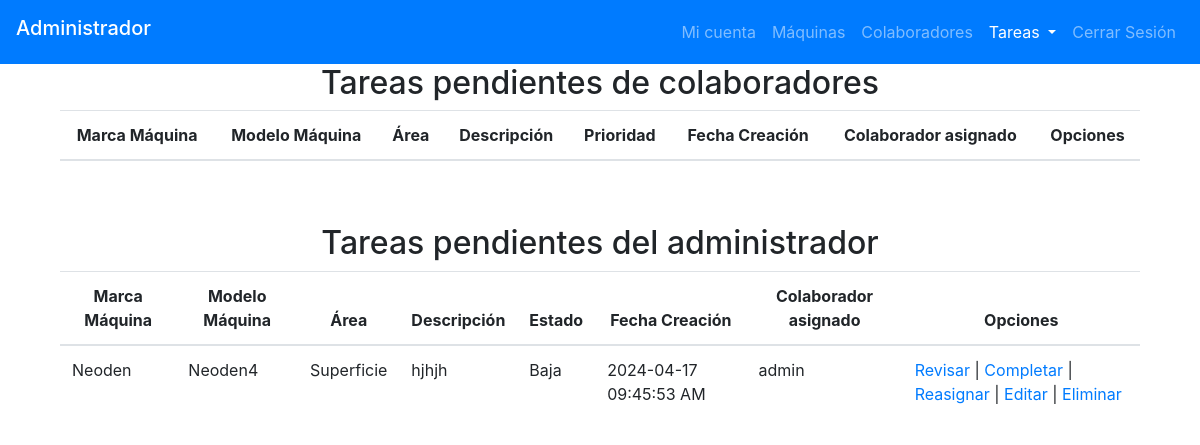
Page /page_plastInnova/admin/tasks_admin.php (signed in) on the committed database.
### tables this page shows
CREATE TABLE `machines` (
  `id` int(11) NOT NULL,
  `state` varchar(10) NOT NULL,
  `brand` varchar(30) NOT NULL,
  `model` varchar(30) NOT NULL,
  `serial_number` varchar(60) NOT NULL,
  `machine_number` int(10) NOT NULL,
  `description` varchar(60) NOT NULL,
  `technical_sheet` varchar(60) NOT NULL,
  `image_path` varchar(50) NOT NULL,
  `id_area` varchar(20) NOT NULL
);

CREATE TABLE `tasks` (
  `id` int(20) NOT NULL,
  `state` varchar(10) NOT NULL,
  `priority` varchar(10) NOT NULL,
  `id_area` varchar(20) NOT NULL,
  `id_machine` int(11) NOT NULL,
  `id_collaborator` int(11) NOT NULL,
  `creation_task` datetime NOT NULL,
  `finalization_task` datetime NOT NULL,
  `description_task` text NOT NULL,
  `job_description` text NOT NULL,
  `images_job` varchar(60) NOT NULL,
  `images_task` varchar(60) NOT NULL,
  `assigned` varchar(5) NOT NULL
);

CREATE TABLE `collaborators` (
  `id` int(11) NOT NULL,
  `name` varchar(30) NOT NULL,
  `surname` varchar(30) NOT NULL,
  `job-title` varchar(30) NOT NULL,
  `type-user` varchar(20) NOT NULL,
  `state` varchar(15) NOT NULL,
  `profile-photo` varchar(30) NOT NULL,
  `password` varchar(30) NOT NULL
);

### htdocs/page_plastInnova/admin/tasks_admin.php (the view, shortened to what this page needs)
<?php
    include("../php/connect.php");
    $query_admin = "SELECT *
                    FROM tasks T
                    WHERE T.state='active'
                    AND T.assigned='Yes'
                    AND T.id_collaborator = " . $_SESSION['id']."
                    ORDER BY FIELD(T.priority, 'high', 'medium', 'low')";
    if($data_admin = $conn->query($query_admin)){}else{echo 'Error second query';}
?>
<!DOCTYPE html>
<html lang="es">
<head>
    <link rel="stylesheet" href="https://cdn.jsdelivr.net/npm/bootstrap@4.5.3/dist/css/bootstrap.min.css">
</head>
<body>
    <header>
        <nav class="navbar navbar-expand-lg navbar-dark bg-primary">
                <h2 class="navbar-brand">Administrador</h2>
                <section class="collapse navbar-collapse" id="navbarNav">
                    <ul class="navbar-nav ml-auto">
                        <li class="nav-item">
                            <a class="nav-link" href="personal_page_admin.php">Mi cuenta</a>
                        </li>
                        <li class="nav-item">
                            <a class="nav-link" href="admin_areas.php">Máquinas</a>
                        </li>
                        <li class="nav-item">
                            <a class="nav-link" href="admin_collaborators.php">Colaboradores</a>
                        </li>
                        <li class="nav-item dropdown active">
                            <a class="nav-link dropdown-toggle" href="#" id="navbarDropdown" role="button" data-toggle="dropdown" aria-haspopup="true" aria-expanded="false">
                                Tareas
                            </a>
                        </li>
                        <li class="nav-item">
                            <a class="nav-link" href="../php/close_sesion.php">Cerrar Sesión</a>
                        </li>
                    </ul>
                </section>
            </nav>
    </header>
    <section id="tasks_list_1">
        <h2 class="text-center">Tareas pendientes de colaboradores</h2>
        <section class="container" id="tasks_list_2">
            <section class="col-sm-12 col-md-12 col-lg-12">
                <section class="table-responsive table-hover" id="tablaConsulta1">
                    <table class="table">
                        <thead class="text.muted">
                            <th class="text-center">Marca Máquina</th>
                            <th class="text-center">Modelo Máquina</th>
                            <th class="text-center">Área</th>
                            <th class="text-center">Descripción</th>
                            <th class="text-center">Prioridad</th>
                            <th class="text-center">Fecha Creación</th>
                            <th class="text-center">Colaborador asignado</th>
                            <th class="text-center">Opciones</th>
                        </thead>
                    </table>
                </section>
            </section>
        </section>
    </section>
    <section class="container mt-5">
        <h2 class="text-center">Tareas pendientes del administrador</h2>
        <section id="tasks_list_3">
            <section class="col-sm-12 col-md-12 col-lg-12">
                <section class="table-responsive table-hover" id="tablaConsulta2">
                    <table class="table">
                        <thead class="text.muted">
                            <th class="text-center">Marca Máquina</th>
                            <th class="text-center">Modelo Máquina</th>
                            <th class="text-center">Área</th>
                            <th class="text-center">Descripción</th>
                            <th class="text-center">Estado</th>
                            <th class="text-center">Fecha Creación</th>
                            <th class="text-center">Colaborador asignado</th>
                            <th class="text-center">Opciones</th>
                        </thead>
                        <tbody>
                            <tr>
                                <?php while($row_admin = $data_admin->fetch_assoc()){
                                    $query2_admin = "SELECT *
                                    FROM machines M
                                    WHERE M.id = '" . $row_admin['id_machine'] . "'";
                                $data_admin2 = mysqli_query($conn, $query2_admin);
                                while(($row_admin2 = mysqli_fetch_array($data_admin2))){
                                    $query_admin_name = "SELECT name, surname FROM collaborators WHERE id = " . $row_admin['id_collaborator'];
                                    $data_admin_name = $conn->query($query_admin_name);
                                    $row_admin_name = $data_admin_name->fetch_assoc();
                                    $assigned_admin_name = ($row_admin_name) ? $row_admin_name['name'] . ' ' . $row_admin_name['surname'] : "No asignado";
                                ?>
                                <td><?php echo $row_admin2['brand'];?></td>
                                <td><?php echo $row_admin2['model'];?></td>
                                <td><?php echo $row_admin['id_area'];?></td>
                                <td><?php echo $row_admin['description_task'];?></td>
                                <td><?php echo ($row_admin['priority'] == 'high') ? 'Alta' : (($row_admin['priority'] == 'medium') ? 'Media' : 'Baja'); ?></td>
                                <td><?php echo date("Y-m-d h:i:s A", strtotime($row_admin['creation_task'])); ?></td>
                                <td><?php echo $assigned_admin_name; ?></td>
                                <td>
                                    <a href="<?php echo "../description_job_task.php?id-task=".$row_admin['id']?>">Revisar</a>
                                    |
                                    <a href="<?php echo "../form_task_complete.php?id-task=".$row_admin['id']."&model-machine=".$row_admin2['model']."&id-machine=".$row_admin2['id']?>">Completar</a>
                                    |
                                    <a href="<?php echo "admin_assign_task.php?id-task=".$row_admin['id']?>">Reasignar</a>
                                    |
                                    <a href="<?php echo "admin_edit_task.php?id-task=".$row_admin['id']."&id-machine=".$row_admin['id_machine']?>">Editar</a>
                                    |
                                    <a href="<?php echo "../php/delete_task.php?id-task=".$row_admin['id']?>">Eliminar</a>
                                </td>
                            </tr>
                                <?php }}?>
                        </tbody>
                    </table>
                </section>
            </section>
        </section>
    </section>
</body>
</html>

### rows in the picture
tasks: id_area "Superficie", description_task "hjhjh", creation_task "2024-04-17 09:45:53 AM"
machines: brand "Neoden", model "Neoden4", collaborators.name+surname "admin"
